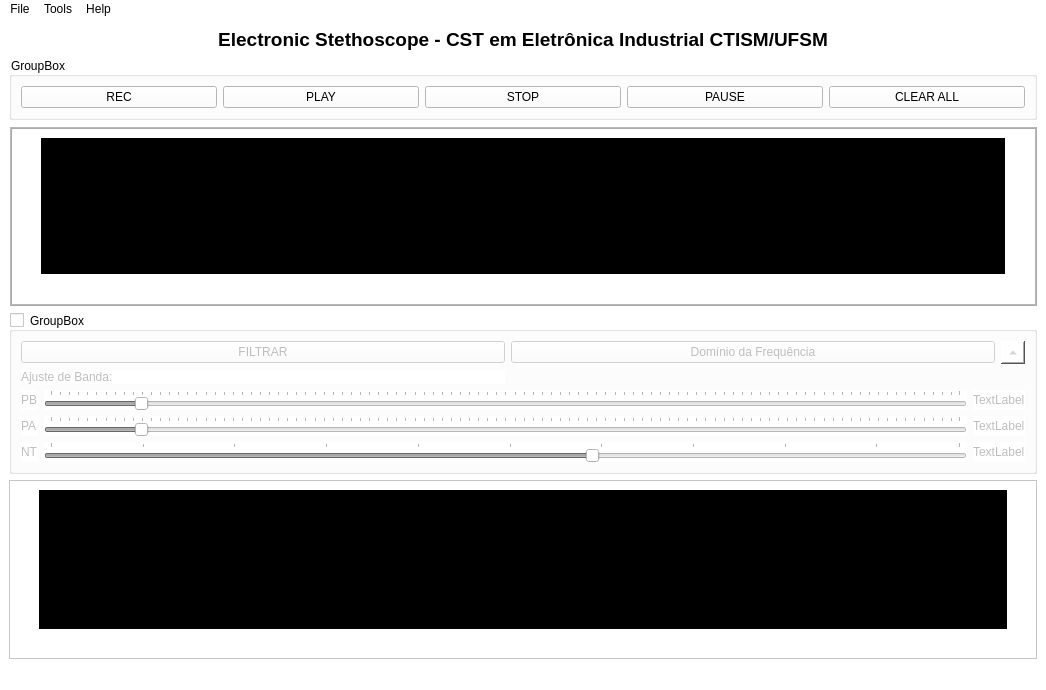
<?xml version="1.0" encoding="UTF-8"?>
<ui version="4.0">
 <class>MainWindow</class>
 <widget class="QMainWindow" name="MainWindow">
  <property name="geometry">
   <rect>
    <x>0</x>
    <y>0</y>
    <width>1046</width>
    <height>690</height>
   </rect>
  </property>
  <property name="cursor">
   <cursorShape>ArrowCursor</cursorShape>
  </property>
  <property name="windowTitle">
   <string>MainWindow</string>
  </property>
  <property name="autoFillBackground">
   <bool>false</bool>
  </property>
  <property name="styleSheet">
   <string notr="true">background-color: rgb(255, 255, 255);</string>
  </property>
  <property name="iconSize">
   <size>
    <width>100</width>
    <height>100</height>
   </size>
  </property>
  <property name="toolButtonStyle">
   <enum>Qt::ToolButtonIconOnly</enum>
  </property>
  <property name="animated">
   <bool>true</bool>
  </property>
  <property name="documentMode">
   <bool>false</bool>
  </property>
  <widget class="QWidget" name="centralwidget">
   <layout class="QGridLayout" name="gridLayout_6">
    <item row="1" column="0">
     <widget class="QGroupBox" name="groupBox">
      <property name="styleSheet">
       <string notr="true">
background-color: rgb(255, 255, 255);</string>
      </property>
      <property name="title">
       <string>GroupBox</string>
      </property>
      <layout class="QGridLayout" name="gridLayout_2">
       <item row="0" column="0">
        <widget class="QPushButton" name="recButton">
         <property name="enabled">
          <bool>true</bool>
         </property>
         <property name="text">
          <string>REC</string>
         </property>
        </widget>
       </item>
       <item row="0" column="3">
        <widget class="QPushButton" name="pauseButton">
         <property name="text">
          <string>PAUSE</string>
         </property>
        </widget>
       </item>
       <item row="0" column="1">
        <widget class="QPushButton" name="playButton">
         <property name="text">
          <string>PLAY</string>
         </property>
        </widget>
       </item>
       <item row="0" column="2">
        <widget class="QPushButton" name="stopButton">
         <property name="text">
          <string>STOP</string>
         </property>
        </widget>
       </item>
       <item row="0" column="4">
        <widget class="QPushButton" name="clearButton">
         <property name="text">
          <string>CLEAR ALL</string>
         </property>
        </widget>
       </item>
      </layout>
     </widget>
    </item>
    <item row="0" column="0">
     <widget class="QLabel" name="label">
      <property name="text">
       <string>&lt;html&gt;&lt;head/&gt;&lt;body&gt;&lt;p align=&quot;center&quot;&gt;&lt;span style=&quot; font-size:14pt; font-weight:600;&quot;&gt;Electronic Stethoscope - CST em Eletrônica Industrial CTISM/UFSM&lt;/span&gt;&lt;/p&gt;&lt;/body&gt;&lt;/html&gt;</string>
      </property>
     </widget>
    </item>
    <item row="3" column="0">
     <widget class="QGroupBox" name="groupBox_2">
      <property name="styleSheet">
       <string notr="true"/>
      </property>
      <property name="title">
       <string>GroupBox</string>
      </property>
      <property name="checkable">
       <bool>true</bool>
      </property>
      <property name="checked">
       <bool>false</bool>
      </property>
      <layout class="QGridLayout" name="gridLayout_5">
       <item row="1" column="0">
        <widget class="QLabel" name="label_2">
         <property name="text">
          <string>Ajuste de Banda:</string>
         </property>
        </widget>
       </item>
       <item row="2" column="0" colspan="3">
        <layout class="QGridLayout" name="gridLayout_4">
         <item row="5" column="1">
          <widget class="QSlider" name="sliderNT">
           <property name="minimum">
            <number>1</number>
           </property>
           <property name="maximum">
            <number>100</number>
           </property>
           <property name="sliderPosition">
            <number>60</number>
           </property>
           <property name="orientation">
            <enum>Qt::Horizontal</enum>
           </property>
           <property name="invertedAppearance">
            <bool>false</bool>
           </property>
           <property name="invertedControls">
            <bool>false</bool>
           </property>
           <property name="tickPosition">
            <enum>QSlider::TicksAbove</enum>
           </property>
          </widget>
         </item>
         <item row="1" column="1">
          <widget class="QSlider" name="sliderPB">
           <property name="minimum">
            <number>1</number>
           </property>
           <property name="maximum">
            <number>1000</number>
           </property>
           <property name="sliderPosition">
            <number>100</number>
           </property>
           <property name="orientation">
            <enum>Qt::Horizontal</enum>
           </property>
           <property name="tickPosition">
            <enum>QSlider::TicksAbove</enum>
           </property>
           <property name="tickInterval">
            <number>10</number>
           </property>
          </widget>
         </item>
         <item row="2" column="1">
          <widget class="QSlider" name="sliderPA">
           <property name="minimum">
            <number>1</number>
           </property>
           <property name="maximum">
            <number>1000</number>
           </property>
           <property name="sliderPosition">
            <number>100</number>
           </property>
           <property name="orientation">
            <enum>Qt::Horizontal</enum>
           </property>
           <property name="tickPosition">
            <enum>QSlider::TicksAbove</enum>
           </property>
          </widget>
         </item>
         <item row="1" column="0">
          <widget class="QLabel" name="label_3">
           <property name="text">
            <string>PB</string>
           </property>
          </widget>
         </item>
         <item row="5" column="0">
          <widget class="QLabel" name="label_5">
           <property name="text">
            <string>NT</string>
           </property>
          </widget>
         </item>
         <item row="2" column="0">
          <widget class="QLabel" name="label_4">
           <property name="text">
            <string>PA</string>
           </property>
          </widget>
         </item>
         <item row="1" column="2">
          <widget class="QLabel" name="lab_PB">
           <property name="text">
            <string>TextLabel</string>
           </property>
          </widget>
         </item>
         <item row="2" column="2">
          <widget class="QLabel" name="lab_PA">
           <property name="text">
            <string>TextLabel</string>
           </property>
          </widget>
         </item>
         <item row="5" column="2">
          <widget class="QLabel" name="lab_NT">
           <property name="text">
            <string>TextLabel</string>
           </property>
          </widget>
         </item>
        </layout>
       </item>
       <item row="0" column="0">
        <widget class="QPushButton" name="pushButton_9">
         <property name="enabled">
          <bool>false</bool>
         </property>
         <property name="text">
          <string>FILTRAR</string>
         </property>
        </widget>
       </item>
       <item row="0" column="1">
        <widget class="QPushButton" name="freqtime_toggButon">
         <property name="text">
          <string>Domínio da Frequência</string>
         </property>
         <property name="checkable">
          <bool>true</bool>
         </property>
        </widget>
       </item>
       <item row="0" column="2">
        <widget class="QToolButton" name="toolButton">
         <property name="text">
          <string>...</string>
         </property>
         <property name="popupMode">
          <enum>QToolButton::InstantPopup</enum>
         </property>
         <property name="arrowType">
          <enum>Qt::UpArrow</enum>
         </property>
        </widget>
       </item>
      </layout>
     </widget>
    </item>
    <item row="2" column="0">
     <widget class="QFrame" name="ch1">
      <property name="autoFillBackground">
       <bool>false</bool>
      </property>
      <property name="frameShape">
       <enum>QFrame::Box</enum>
      </property>
      <property name="frameShadow">
       <enum>QFrame::Raised</enum>
      </property>
      <property name="midLineWidth">
       <number>1</number>
      </property>
      <layout class="QGridLayout" name="gridLayout_3">
       <item row="0" column="0" rowspan="2">
        <spacer name="verticalSpacer_4">
         <property name="orientation">
          <enum>Qt::Vertical</enum>
         </property>
         <property name="sizeHint" stdset="0">
          <size>
           <width>20</width>
           <height>40</height>
          </size>
         </property>
        </spacer>
       </item>
       <item row="0" column="1" rowspan="2">
        <widget class="QWidget" name="widget_3" native="true">
         <property name="styleSheet">
          <string notr="true">background-color: rgb(0, 0, 0);</string>
         </property>
         <widget class="QWidget" name="widget_4" native="true">
          <property name="geometry">
           <rect>
            <x>0</x>
            <y>0</y>
            <width>767</width>
            <height>143</height>
           </rect>
          </property>
          <property name="styleSheet">
           <string notr="true">background-color: rgb(0, 0, 0);</string>
          </property>
         </widget>
        </widget>
       </item>
       <item row="2" column="1">
        <spacer name="horizontalSpacer_2">
         <property name="orientation">
          <enum>Qt::Horizontal</enum>
         </property>
         <property name="sizeHint" stdset="0">
          <size>
           <width>728</width>
           <height>20</height>
          </size>
         </property>
        </spacer>
       </item>
       <item row="1" column="2">
        <spacer name="verticalSpacer_3">
         <property name="orientation">
          <enum>Qt::Vertical</enum>
         </property>
         <property name="sizeHint" stdset="0">
          <size>
           <width>20</width>
           <height>40</height>
          </size>
         </property>
        </spacer>
       </item>
      </layout>
     </widget>
    </item>
    <item row="4" column="0">
     <widget class="QFrame" name="ch2">
      <property name="frameShape">
       <enum>QFrame::StyledPanel</enum>
      </property>
      <layout class="QGridLayout" name="gridLayout">
       <item row="2" column="1">
        <spacer name="horizontalSpacer">
         <property name="orientation">
          <enum>Qt::Horizontal</enum>
         </property>
         <property name="sizeHint" stdset="0">
          <size>
           <width>728</width>
           <height>20</height>
          </size>
         </property>
        </spacer>
       </item>
       <item row="0" column="0" rowspan="2">
        <spacer name="verticalSpacer">
         <property name="orientation">
          <enum>Qt::Vertical</enum>
         </property>
         <property name="sizeHint" stdset="0">
          <size>
           <width>20</width>
           <height>40</height>
          </size>
         </property>
        </spacer>
       </item>
       <item row="1" column="2">
        <spacer name="verticalSpacer_2">
         <property name="orientation">
          <enum>Qt::Vertical</enum>
         </property>
         <property name="sizeHint" stdset="0">
          <size>
           <width>20</width>
           <height>40</height>
          </size>
         </property>
        </spacer>
       </item>
       <item row="0" column="1" rowspan="2">
        <widget class="QWidget" name="widget" native="true">
         <property name="styleSheet">
          <string notr="true">background-color: rgb(0, 0, 0);</string>
         </property>
         <widget class="QWidget" name="widget_2" native="true">
          <property name="geometry">
           <rect>
            <x>0</x>
            <y>0</y>
            <width>767</width>
            <height>143</height>
           </rect>
          </property>
          <property name="styleSheet">
           <string notr="true">background-color: rgb(0, 0, 0);</string>
          </property>
         </widget>
        </widget>
       </item>
      </layout>
     </widget>
    </item>
   </layout>
  </widget>
  <widget class="QMenuBar" name="menubar">
   <property name="geometry">
    <rect>
     <x>0</x>
     <y>0</y>
     <width>1046</width>
     <height>25</height>
    </rect>
   </property>
   <widget class="QMenu" name="menuFile">
    <property name="title">
     <string>File</string>
    </property>
    <widget class="QMenu" name="menuSave">
     <property name="title">
      <string>Save </string>
     </property>
     <addaction name="actionOriginal_Sound"/>
     <addaction name="actionFiltered_Sound"/>
    </widget>
    <addaction name="actionNew"/>
    <addaction name="actionOpen"/>
    <addaction name="menuSave"/>
   </widget>
   <widget class="QMenu" name="menuHelp">
    <property name="title">
     <string>Help</string>
    </property>
   </widget>
   <widget class="QMenu" name="menuTools">
    <property name="title">
     <string>Tools</string>
    </property>
   </widget>
   <addaction name="menuFile"/>
   <addaction name="menuTools"/>
   <addaction name="menuHelp"/>
  </widget>
  <widget class="QStatusBar" name="statusbar"/>
  <action name="actionOpen">
   <property name="text">
    <string>Open...</string>
   </property>
  </action>
  <action name="actionNew">
   <property name="text">
    <string>New</string>
   </property>
  </action>
  <action name="actionOriginal_Sound">
   <property name="text">
    <string>Original Sound</string>
   </property>
  </action>
  <action name="actionFiltered_Sound">
   <property name="text">
    <string>Filtered Sound</string>
   </property>
  </action>
 </widget>
 <resources/>
 <connections/>
</ui>
